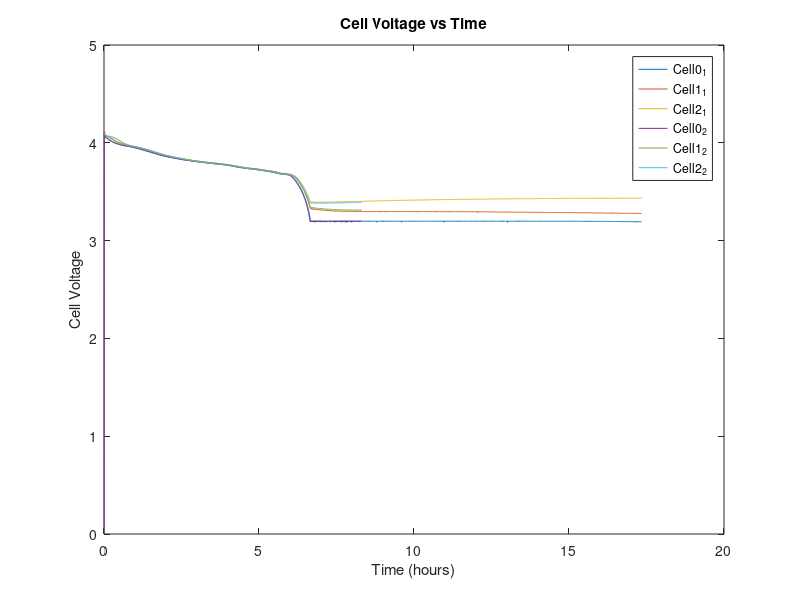
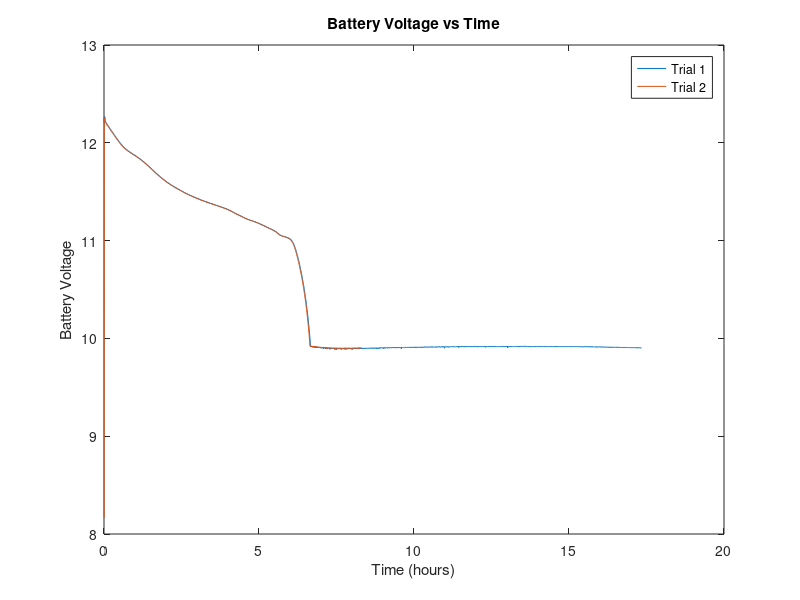

The MATLAB script that drew these images, in order:
% Clayton Auld
% ITEST development: plotting LiPo battery curve

clear;clc;
time1=dlmread('batterytest1.csv',',','A2..A3467')/3600;
Cell0_1=dlmread('batterytest1.csv',',','B2..B3467');
Cell1_1=dlmread('batterytest1.csv',',','C2..C3467');
Cell2_1=dlmread('batterytest1.csv',',','D2..D3467');

time2=dlmread('batterytest2.csv',',','A2..A1661')/3600;
Cell0_2=dlmread('batterytest2.csv',',','B2..B1661');
Cell1_2=dlmread('batterytest2.csv',',','C2..C1661');
Cell2_2=dlmread('batterytest2.csv',',','D2..D1661');

% time3=dlmread('batterytest3.csv',',','A2..A3144')/3600;
% Cell0_3=dlmread('batterytest3.csv',',','B2..B3144');
% Cell1_3=dlmread('batterytest3.csv',',','C2..C3144');
% Cell2_3=dlmread('batterytest3.csv',',','D2..D3144');
% %Percent=dlmread('batterytest3.csv',',','E2..E3144');

figure(1)
%subplot(3,1,3)
plot(time1,Cell0_1,time1,Cell1_1,time1,Cell2_1,time2,Cell0_2,time2,Cell1_2,time2,Cell2_2)
xlabel('Time (hours)')
ylabel('Cell Voltage')
title('Cell Voltage vs Time')
% figure(3)
% plot(time3,Cell0_3,time3,Cell1_3,time3,Cell2_3)
% xlabel('Time (hours)')
% ylabel('Cell Voltage')
% title('Cell Voltage vs Time')
legend('Cell0_1','Cell1_1','Cell2_1','Cell0_2','Cell1_2','Cell2_2')
%legend('Cell0_1','Cell1_1','Cell2_1','Cell0_2','Cell1_2','Cell2_2','Cell0_3','Cell1_3','Cell2_3')

figure(2)
Bat_Volts1=Cell0_1+Cell1_1+Cell2_1;
Bat_Volts2=Cell0_2+Cell1_2+Cell2_2;
% Bat_Volts3=Cell0_3+Cell1_3+Cell2_3;
plot(time1,Bat_Volts1,time2,Bat_Volts2)%,time3,Bat_Volts3)
xlabel('Time (hours)')
ylabel('Battery Voltage')
title('Battery Voltage vs Time')
legend('Trial 1','Trial 2')%,'Trial 3')

